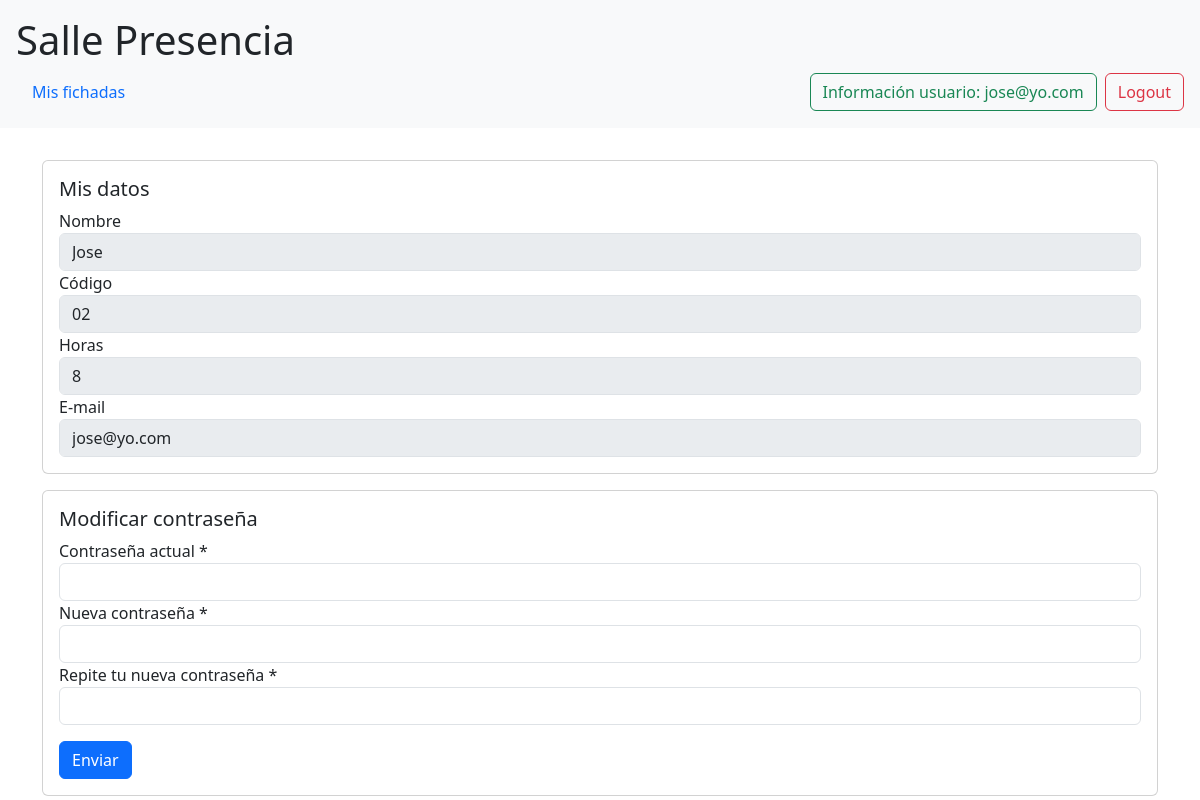
The app's page /perfil.php (signed in) with its own data.
### tables this page shows
CREATE TABLE `usuarios` (
  `id_usuario` int(11) NOT NULL AUTO_INCREMENT,
  `nombre` varchar(100) NOT NULL,
  `email` varchar(45) NOT NULL,
  `password` varchar(145) NOT NULL,
  `codigo` varchar(50) NOT NULL,
  `horas` int(11) NOT NULL,
  `rol` varchar(5) NOT NULL,
  PRIMARY KEY (`id_usuario`),
  UNIQUE KEY `email_unique` (`email`)
);

### clsUsuario.php (called while the page is built, shortened)
<?php
require_once 'conexion.php';
class Usuario extends Conexion
{
  private $id;
  private $nombre;
  private $email;
  private $codigo;
  private $horas;
  public function getId()
  {
    return $this->id;
  }
  public function getNombre()
  {
    return $this->nombre;
  }
  public function getEmail()
  {
    return $this->email;
  }
  public function getCodigo()
  {
    return $this->codigo;
  }
  public function getHoras()
  {
    return $this->horas;
  }
  public function setId($id)
  {
    $this->id = $id;
  }
  public function setNombre($nombre)
  {
    $this->nombre = $nombre;
  }
  public function setCodigo($codigo)
  {
    $this->codigo = $codigo;
  }
  public function setHoras($horas)
  {
    $this->horas = $horas;
  }
  public function setEmail($email)
  {
    $this->email = $email;
  }
  public function cargar($id_usuario)
  {
    $sql = "SELECT id_usuario, nombre, codigo, horas, email, password, rol FROM usuarios WHERE id_usuario = :id";
    $bd_conexion = $this->conecta()->prepare($sql);
    $bd_conexion->bindParam(':id', $id_usuario);
    $bd_conexion->execute();
    $respuesta = $bd_conexion->fetch(PDO::FETCH_ASSOC);
    return $respuesta;
  }
}

### conexion.php (called while the page is built, shortened)
<?php
    class Conexion {
        public function conecta(
            $host = self::HOST,
            $base_de_datos = self::BASE_DE_DATOS,
            $usuario = self::USUARIO,
            $contrasena = self::CONTRASENA,
        ) {
            try {
                $link = new PDO(
                    "mysql:host=".$host.";dbname=".$base_de_datos,
                    $usuario,
                    $contrasena,
                );
                return $link;
            } catch (PDOException $e) {
                die("Error connecting to the database: ". $e->getMessage());
            }
        }
    }
?>

### perfil.php (the view, shortened to what this page needs)
<!DOCTYPE html>
<html lang="es">
<head>
  <?php require_once "headContenido.php"; ?>
</head>
<body>
  <?php
  require_once "cabecera.php";
  ?>
  <div class="container">
    <div class="row">
      <div class="col-12">
        <?php
        require_once "clsUsuario.php";
        ?>
        <?php
        $usuario = new Usuario();
        $usuario->cargar($_SESSION["usuario"]["id"]);
        ?>
        <div class="card mt-3">
          <div class="card-body">
            <h5 class="card-title">Mis datos</h5>
            <div class="form-group">
              <label for="nombre">Nombre</label>
              <input
                type="text"
                class="form-control"
                id="nombre"
                name="nombre"
                disabled
                <?php if (isset($usuario)): ?>value="<?php echo $usuario->getNombre() ?>" <?php endif; ?>>
            </div>
            <div class="form-group">
              <label for="codigo">Código</label>
              <input
                type="number"
                class="form-control"
                id="codigo"
                name="codigo"
                disabled
                <?php if (isset($usuario)): ?>value="<?php echo $usuario->getCodigo() ?>" <?php endif; ?>>
            </div>
            <div class="form-group">
              <label for="horas">Horas</label>
              <input
                type="number"
                class="form-control"
                id="horas"
                name="horas"
                disabled
                <?php if (isset($usuario)): ?>value="<?php echo $usuario->getHoras() ?>" <?php endif; ?>>
            </div>
            <div class="form-group">
              <label for="email">E-mail</label>
              <input
                type="email"
                class="form-control"
                id="email"
                name="email"
                disabled
                <?php if (isset($usuario)): ?>value="<?php echo $usuario->getEmail() ?>" <?php endif; ?>>
            </div>
          </div>
        </div>
        <div class="card mt-3">
          <div class="card-body">
            <h5 class="card-title">Modificar contraseña</h5>
            <form
              method="POST"
              action="perfil.php?accion=editar_contrasena&id=<?php echo $usuario->getId() ?>">
              <div class="form-group">
                <label for="contrasena_actual">Contraseña actual *</label>
                <input
                  type="password"
                  class="form-control"
                  id="contrasena_actual"
                  name="contrasena_actual"
                  required
                >
              </div>
              <div class="form-group">
                <label for="contrasena_nueva">Nueva contraseña *</label>
                <input
                  type="password"
                  class="form-control"
                  id="contrasena_nueva"
                  name="contrasena_nueva"
                  required
                >
              </div>
              <div class="form-group">
                <label for="contrasena_nueva_rep">Repite tu nueva contraseña *</label>
                <input
                  type="password"
                  class="form-control"
                  id="contrasena_nueva_rep"
                  name="contrasena_nueva_rep"
                  required
                >
              </div>
              <button type="submit" class="btn btn-primary mt-3">
                Enviar
              </button>
            </form>
          </div>
        </div>
      </div>
    </div>
  </div>
</body>
</html>

### records on screen
usuarios: nombre "Jose", codigo "02", horas "8", email "jose@yo.com"

### other values on screen
$_SESSION["usuario"]["email"] "jose@yo.com"
